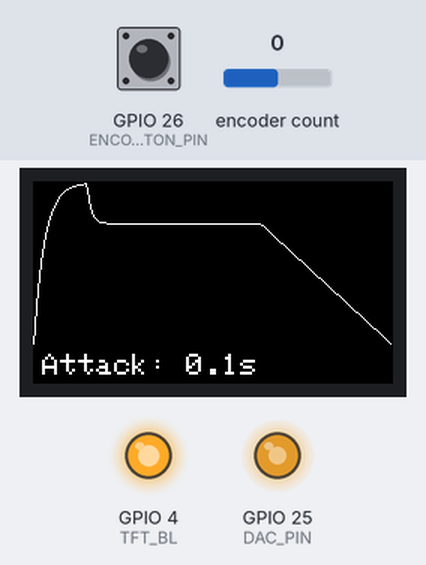
Simulated run of this sketch. Board: ESP32-S3. Parts: 240×135 colour display, output pins drawn as LEDs (lit = HIGH). The test bench sets the inputs (shaded band); at power-on: encoder count 0, GPIO 26 (ENCODER_BUTTON_PIN) HIGH. What the sketch prints to the serial monitor is not drawn.

Above: at 2.4 s.
2.5 s: encoder count set to -1
At 2.99 s:
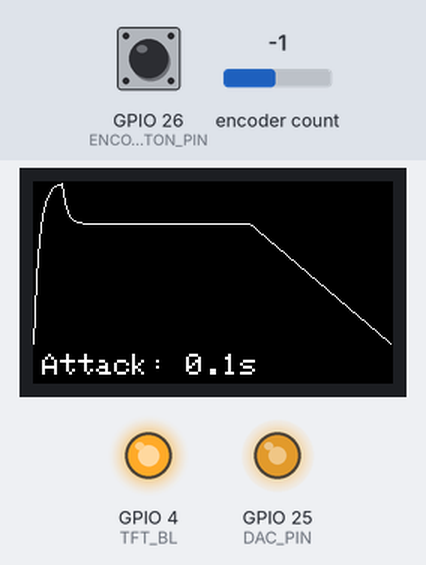
5.5 s: encoder count set to 3
At 5.66 s:
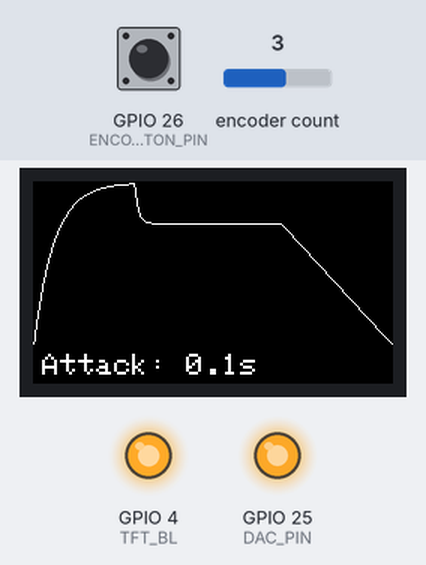
8.5 s: encoder count set to 4
At 9.21 s:
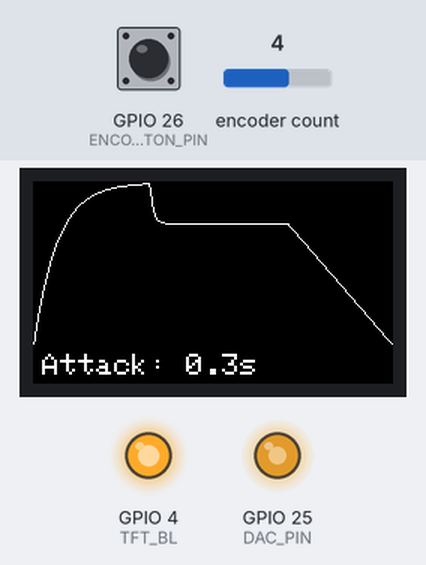
10.2 s: GPIO 26 (ENCODER_BUTTON_PIN) pulsed LOW 2 times (0.12 s each, 0.3 s apart)
At 10.91 s:
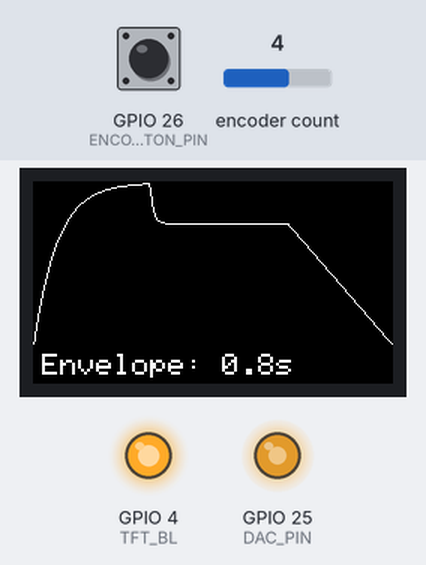
12.5 s: encoder count set to 5
At 13.3 s:
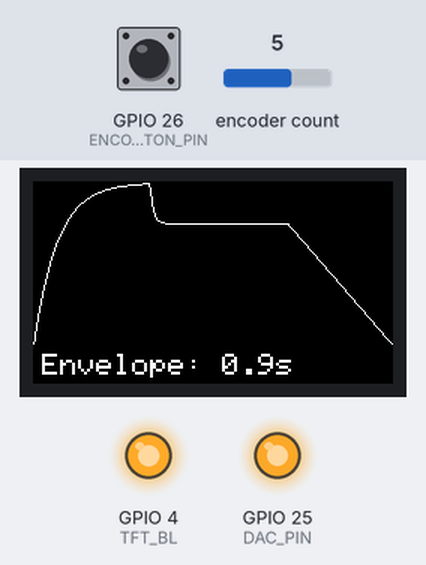
14.4 s: encoder count set to 9
At 14.98 s:
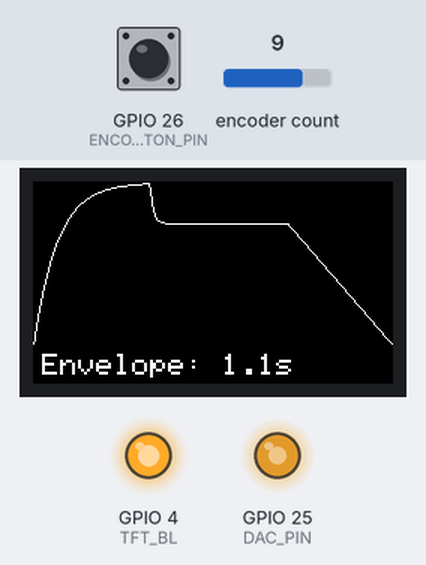
Timing chart, 0 to 18.4 s (numbered marks = the images above; inputs shaded):
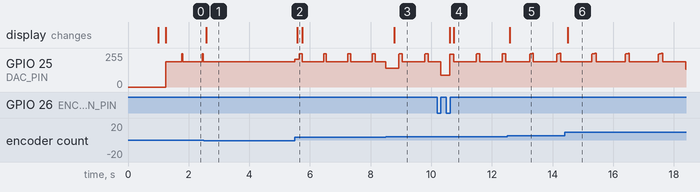

The sketch:

adsr.ino
```cpp
#include "AdsrEnvelope.h"
#include "Display.h"
#include "EncoderHandler.h"

#if defined(ESP32) && defined(DAC1)
// #define USE_ESP32_DAC 1
#endif

#if defined(ESP32)
#define DAC_BIT_WIDTH 8
#define DAC_PIN 25
#else
#define DAC_BIT_WIDTH 12
#define DAC_PIN 7
#endif

int envelopeValue = 0;
unsigned long startTime = 0;

uint16_t A_max = (1 << DAC_BIT_WIDTH) - 1;
AdsrEnvelope adsr(
    A_max, // 4095 on 12 bit DAC
    100, // T_attack
    75, // T_decay
    250, // T_sustain
    A_max * 0.75, //  A_sustain
    250 // T_release
    );
Display display(240, 135);
EncoderHandler encoderHandler(&adsr);

void setup() {
  Serial.begin(115200);

#if defined(ESP32)
  #if !defined(USE_ESP32_DAC) || USE_ESP32_DAC == 0 // we'll use PWM for ESP32-S3 since it doesn't have a DAC
      ledcAttach(DAC_PIN, 10000, DAC_BIT_WIDTH);
  #endif
  delay(1000);  // wait for Serial on ESP32
#else
  analogWriteResolution(DAC_BIT_WIDTH);  // Max out DAC resolution
#endif

  adsr.setEnvelopeStartTime(millis());

  Serial.println("Hello Envelope Generator");

  display.init();
  encoderHandler.registerOnEncoderChange(onEncoderChanged);
  encoderHandler.setup();
  display.draw(&adsr, &encoderHandler);
}

void loop() {
  unsigned long currentTime = millis();

  // For now, automatically trigger a new adsr envelope once the previous one has finished
  if(currentTime > adsr.getEnvelopeStartTime() + adsr.getEnvelopeDurationMs()) {
    adsr.setEnvelopeStartTime(currentTime);
  }

  envelopeValue = adsr.getEnvelopeValue(currentTime);

  encoderHandler.tick();

#if defined(ESP32)
  #if defined(USE_ESP32_DAC) && USE_ESP32_DAC == 1
      dacWrite(DAC_PIN, envelopeValue);
  #else
      ledcWrite(DAC_PIN, envelopeValue);
  #endif
#else
  analogWrite(DAC_PIN, envelopeValue);
#endif
}

void onEncoderChanged() {
  display.draw(&adsr, &encoderHandler);
}
```

AdsrEnvelope.cpp
```cpp
#include <Arduino.h>
#include "AdsrEnvelope.h"

AdsrEnvelope::AdsrEnvelope(double envelopeMax, double attackDurationMs, double decayDurationMs, double sustainDurationMs,
    double sustainMax, double releaseDurationMs) {
    this->envelopeMax = envelopeMax;
    this->attackDurationMs = attackDurationMs;
    this->decayDurationMs = decayDurationMs;
    this->sustainDurationMs = sustainDurationMs;
    this->sustainMax = sustainMax;
    this->releaseDurationMs = releaseDurationMs;

    this->attackShapeFactor = 5.0;
    this->decayShapeFactor = 10.0;
    this->releaseShapeFactor = 1.0;
}

double AdsrEnvelope::getEnvelopeValue(double time) {
    double envelopeValue = 0.0;
    double timeSinceStart = time - this->envelopeStartTime;
    if (timeSinceStart < this->attackDurationMs) {
        // attack phase
        double phaseTime = timeSinceStart;
        if (attackShapeFactor < 5.0) {
            // linear
            envelopeValue = envelopeMax * (phaseTime / attackDurationMs);
        } else {
            // exponential
            double tau = attackDurationMs / attackShapeFactor;
            envelopeValue = envelopeMax * (1.0 - exp(-phaseTime / tau));
        }
    } else if (timeSinceStart < this->attackDurationMs + this->decayDurationMs) {
        // decay phase
        double phaseTime = timeSinceStart - this->attackDurationMs;
        if (attackShapeFactor < 5.0) {
            // linear
            envelopeValue = sustainMax + (envelopeMax - sustainMax) * (1.0 - phaseTime / decayDurationMs);
        } else {
            // exponential
            double tau = decayDurationMs / decayShapeFactor;
            envelopeValue = sustainMax + (envelopeMax - sustainMax) * exp(-phaseTime / tau);
        }
    } else if (timeSinceStart < this->attackDurationMs + this->decayDurationMs + this->sustainDurationMs) {
        // sustain phase
        envelopeValue = this->sustainMax;
    } else if (timeSinceStart <
            this->attackDurationMs + this->decayDurationMs + this->sustainDurationMs + this->releaseDurationMs) {
        // release phase
        double phaseTime = timeSinceStart - this->attackDurationMs - this->decayDurationMs - this->sustainDurationMs;
        if (releaseShapeFactor < 6.0) {
            // linear
            envelopeValue = this->sustainMax * (1.0 - phaseTime / releaseDurationMs);
        } else {
            // exponential
            double tau = releaseDurationMs / releaseShapeFactor;
            envelopeValue = this->sustainMax * exp(-phaseTime / tau);
        }
    } else {
        envelopeValue = 0.0;
    }
    return envelopeValue;
}

void AdsrEnvelope::setEnvelopeDurationMs(double envelopeDurationMs) {
    double attackDurationMs = this->attackDurationMs;
    double decayDurationMs = this->decayDurationMs;
    double sustainDurationMs = this->sustainDurationMs;
    double releaseDurationMs = this->releaseDurationMs;

    double ratio = envelopeDurationMs / getEnvelopeDurationMs();

    this->attackDurationMs = attackDurationMs * ratio;
    this->decayDurationMs = decayDurationMs * ratio;
    this->sustainDurationMs = sustainDurationMs * ratio;
    this->releaseDurationMs = releaseDurationMs * ratio;
}
```

AdsrEnvelope.h
```cpp
#ifndef ADSR_ENVELOPE_H
#define ADSR_ENVELOPE_H

class AdsrEnvelope {
private:
    double envelopeMax;
    double attackShapeFactor;
    double attackDurationMs;
    double envelopeStartTime;
    double decayDurationMs;
    double decayShapeFactor;
    double sustainDurationMs;
    double sustainMax;
    double releaseDurationMs;
    double releaseShapeFactor;

public:
    AdsrEnvelope(double envelopeMax, double attackDurationMs, double decayDurationMs, double sustainDurationMs,
        double sustainMax, double releaseDurationMs);

    inline void setEnvelopeStartTime(double time) { this->envelopeStartTime = time; }

    double getEnvelopeValue(double time);

    inline void setEnvelopeMax(double envelopeMax) { this->envelopeMax = envelopeMax; }
    inline void setAttackShapeFactor(double attackShapeFactor) { this->attackShapeFactor = attackShapeFactor; }
    inline void setAttackDurationMs(double attackDurationMs) { this->attackDurationMs = attackDurationMs; }
    inline void setdecayDurationMs(double decayDurationMs) { this->decayDurationMs = decayDurationMs; }
    inline void setdecayShapeFactor(double decayShapeFactor) { this->decayShapeFactor = decayShapeFactor; }
    inline void setSustainDurationMs(double sustainDurationMs) { this->sustainDurationMs = sustainDurationMs; }
    inline void setReleaseDurationMs(double releaseDurationMs) { this->releaseDurationMs = releaseDurationMs; }
    inline void setReleaseShapeFactor(double releaseShapeFactor) { this->releaseShapeFactor = releaseShapeFactor; }
    void setEnvelopeDurationMs(double envelopeDurationMs);

    inline double getEnvelopeStartTime() { return envelopeStartTime; }
    inline double getEnvelopeMax() { return envelopeMax; }
    inline double getAttackShapeFactor() { return attackShapeFactor; }
    inline double getAttackDurationMs() { return attackDurationMs; }
    inline double getDecayDurationMs() { return decayDurationMs; }
    inline double getDecayShapeFactor() { return decayShapeFactor; }
    inline double getSustainDurationMs() { return sustainDurationMs; }
    inline double getSustainMax() { return sustainMax; }
    inline double getEnvelopeDurationMs() { return attackDurationMs + decayDurationMs + sustainDurationMs + releaseDurationMs; }
};
#endif
```

Display.cpp
```cpp
#include "Display.h"

Display::Display(uint16_t width, uint16_t height) : screenWidth(width), screenHeight(height), tft(),
        chartSprite(&tft), captionSprite(&tft) {
    chartHeight = screenHeight - CAPTION_AREA_HEIGHT;
    chartSprite.createSprite(screenWidth, chartHeight);
    captionSprite.createSprite(screenWidth, CAPTION_AREA_HEIGHT);
}

void Display::init() {
    pinMode(TFT_BL, OUTPUT);
    digitalWrite(TFT_BL, HIGH);
    tft.init();
    tft.setRotation(1);
    Serial.println("Display initialized");
}

void Display::draw(AdsrEnvelope* adsr, EncoderHandler* encoderHandler) {
    drawChart(adsr);
    drawCaption(adsr, encoderHandler);

    chartSprite.pushSprite(0, 0);
    captionSprite.pushSprite(0, screenHeight - CAPTION_AREA_HEIGHT);
}

void Display::drawChart(AdsrEnvelope* adsr) {
    chartSprite.fillSprite(TFT_BLACK);

    int xPrev = 0;
    int yPrev = -1;

    for (int x = 0; x < screenWidth; x++) {
        double time = adsr->getEnvelopeStartTime() + x * adsr->getEnvelopeDurationMs() / screenWidth;
        double envelopeValue = adsr->getEnvelopeValue(time);

        int y = (int)((chartHeight + 1) - (envelopeValue * chartHeight / adsr->getEnvelopeMax()));

        if (yPrev > 0) {
          chartSprite.drawLine(xPrev, yPrev, x, y, TFT_WHITE);
        }

        xPrev = x;
        yPrev = y;
    }

    captionSprite.fillSprite(TFT_BLACK);
    captionSprite.setTextFont(1);
    captionSprite.setTextSize(2);
    captionSprite.setTextColor(TFT_WHITE, TFT_BLACK);
}

void Display::drawCaption(AdsrEnvelope* adsr, EncoderHandler* encoderHandler) {
    char buffer[20];
    switch(encoderHandler->getState()) {
        case EncoderHandler::ATTACK_DURATION:
            snprintf(buffer, sizeof(buffer), "%s: %.1fs", "Attack", adsr->getAttackDurationMs() / 1000.0);
            break;
        case EncoderHandler::ATTACK_SHAPE:
            if (adsr->getAttackShapeFactor() < 5) {
                snprintf(buffer, sizeof(buffer), "%s: %s", "Shape", "Linear");
            } else {
                snprintf(buffer, sizeof(buffer), "%s: %.f", "Shape", adsr->getAttackShapeFactor());
            }
            break;
        case EncoderHandler::ENVELOPE_DURATION:
            snprintf(buffer, sizeof(buffer), "%s: %.1fs", "Envelope", adsr->getEnvelopeDurationMs() / 1000.0);
            break;

    }
    String leftString = String(buffer);
    captionSprite.drawString(leftString, 6, 6);
}
```

Display.h
```cpp
#ifndef DISPLAY_H
#define DISPLAY_H

#include <Arduino.h>
#include <TFT_eSPI.h>
#include "AdsrEnvelope.h"
#include "EncoderHandler.h"

#define TFT_BL   4 // Display backlight control pin

class Display {
private:
    const uint16_t CAPTION_AREA_HEIGHT = 26;
    uint16_t screenWidth;
    uint16_t screenHeight;
    uint16_t chartHeight;
    TFT_eSPI tft;
    TFT_eSprite chartSprite;
    TFT_eSprite captionSprite;

    void drawChart(AdsrEnvelope* adsr);
    void drawCaption(AdsrEnvelope* adsr, EncoderHandler* encoderHandler);

public:
    Display(uint16_t screenWidth, uint16_t screenHeight);
    void init();
    void draw(AdsrEnvelope* adsr, EncoderHandler* encoderHandler);
};
#endif
```

EncoderHandler.cpp
```cpp
#include "EncoderHandler.h"

EncoderHandler* EncoderHandler::instance = nullptr;

EncoderHandler::EncoderHandler(AdsrEnvelope* adsr) :
        adsr(adsr),
#if !defined(ESP32)
        encoder(ENCODER_A_PIN, ENCODER_B_PIN),
#endif
        encoderState(ATTACK_DURATION) {
    instance = this;
}

void EncoderHandler::setup() {
    pinMode(ENCODER_BUTTON_PIN, INPUT_PULLUP);
#if defined(ESP32)
    encoder.attachHalfQuad(ENCODER_A_PIN, ENCODER_B_PIN);
#endif
    attachInterrupt(digitalPinToInterrupt(ENCODER_BUTTON_PIN), onPushButton, RISING);
}

void EncoderHandler::registerOnEncoderChange(void (*callback)()) {
    onEncoderChanged = callback;
}

void EncoderHandler::tick() {
#if defined(ESP32)
    long newEncoderPosition = encoder.getCount() / 2;
#else
    long newEncoderPosition = encoder.read() / 4;
#endif

    if (newEncoderPosition != encoderPosition) {
        Serial.print("Encoder position: ");
        Serial.println(newEncoderPosition);

        long encoderDelta = (newEncoderPosition - encoderPosition);
        encoderPosition = newEncoderPosition;
        double attackDurationMs;
        double attackShapeFactor;
        double maxAttackDurationMs;
        switch (encoderState) {
        case ATTACK_DURATION:
            attackDurationMs = adsr->getAttackDurationMs();
            attackDurationMs += 50 * encoderDelta;
            maxAttackDurationMs = adsr->getEnvelopeDurationMs() - 400;
            if (attackDurationMs > maxAttackDurationMs) {
                attackDurationMs = maxAttackDurationMs;
            }
            if (attackDurationMs < 50) {
                attackDurationMs = 50;
            }
            adsr->setAttackDurationMs(attackDurationMs);
            Serial.print("Attack duration: ");
            Serial.println(attackDurationMs);
            break;
        case ATTACK_SHAPE:
            attackShapeFactor = adsr->getAttackShapeFactor();
            attackShapeFactor += 0.5 * encoderDelta;
            if (attackShapeFactor > 10) {
                attackShapeFactor = 10;
            } else if (attackShapeFactor < 4) {
                attackShapeFactor = 4;
            }
            adsr->setAttackShapeFactor(attackShapeFactor);
            Serial.print("Attack shape factor: ");
            Serial.println(attackShapeFactor);
            break;
        case ENVELOPE_DURATION:
            double envelopeDurationMs = adsr->getEnvelopeDurationMs();
            envelopeDurationMs += 50 * encoderDelta;
            if (envelopeDurationMs > 5000) {
                envelopeDurationMs = 5000;
            } else if (envelopeDurationMs < 500) {
                envelopeDurationMs = 500;
            }
            adsr->setEnvelopeDurationMs(envelopeDurationMs);
            Serial.print("Envelope duration: ");
            Serial.println(envelopeDurationMs);
            break;
        }
        if (onEncoderChanged) {
            onEncoderChanged();
        }
   }
}

void EncoderHandler::onPushButtonImpl() {
    // NB: not okay to call Serial.println method on ESP32 here as it blocks.

    // simple debounce
    if (millis() - lastButtonClickTime < 100) {
        return;
    }
    lastButtonClickTime = millis();
    encoderState = (EncoderHandler::State)((encoderState + 1) % 3);

    if (onEncoderChanged) {
        onEncoderChanged();
    }
}


#if defined(ESP32)
void IRAM_ATTR EncoderHandler::onPushButton() {
# else
void EncoderHandler::onPushButton() {
#endif
    if (instance) {
        instance->onPushButtonImpl();
    }
}
```

EncoderHandler.h
```cpp
#ifndef ENCODER_HANDLER_H
#define ENCODER_HANDLER_H

#include <Arduino.h>
#include "AdsrEnvelope.h"

#if defined(ESP32)
#include <ESP32Encoder.h>
#else
#include <Encoder.h>
#endif

class EncoderHandler {
    public:
    #if defined(ESP32)
    const int ENCODER_A_PIN = 32;
    const int ENCODER_B_PIN = 33;
    const int ENCODER_BUTTON_PIN = 26;
    #else
    const int ENCODER_A_PIN = 1;
    const int ENCODER_B_PIN = 2;
    const int ENCODER_BUTTON_PIN = 3;
    #endif

    using OnEncoderChanged = void(*)();
    EncoderHandler(AdsrEnvelope* adsr);
    void setup();

    enum State {
        ATTACK_DURATION,
        ATTACK_SHAPE,
        ENVELOPE_DURATION
    };

    inline State getState() { return encoderState; }
    void tick();
    void registerOnEncoderChange(OnEncoderChanged callback);
    inline State getEncoderState() { return encoderState; }

    private:
    static EncoderHandler* instance;
    AdsrEnvelope* adsr;
    #if defined(ESP32)
        ESP32Encoder encoder;
    #else
        Encoder encoder;
    #endif
    State encoderState;
    OnEncoderChanged onEncoderChanged;
    long lastButtonClickTime = 0;

    void onPushButtonImpl();


    long encoderPosition = 0;

    #if defined(ESP32)
    static void IRAM_ATTR onPushButton();
    # else
    static void onPushButton();
    #endif
};

#endif
```

Measured:
- after the input at 2.5 s, the display: changes after 0.08 s (image 1)
- after the input at 5.5 s, the display: changes after 0.08 s (image 2)
- after the input at 8.5 s, the display: changes after 0.29 s (image 3)
- after the input at 10.2 s, the display: first changes after 0.42 s (image 4 shows a later state)
- after the input at 12.5 s, the display: changes after 0.09 s (image 5)
- after the input at 14.4 s, the display: changes after 0.09 s (image 6)
